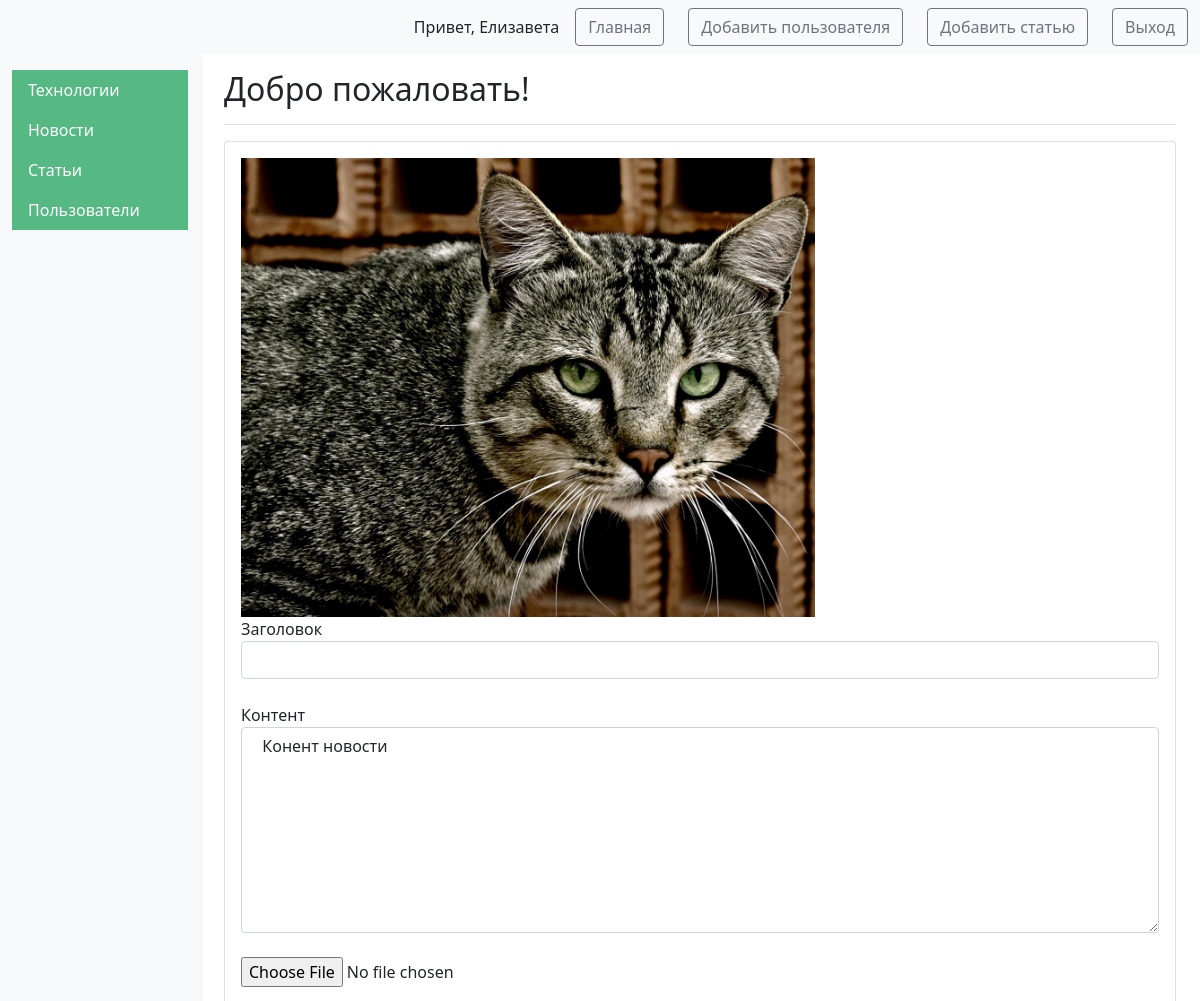
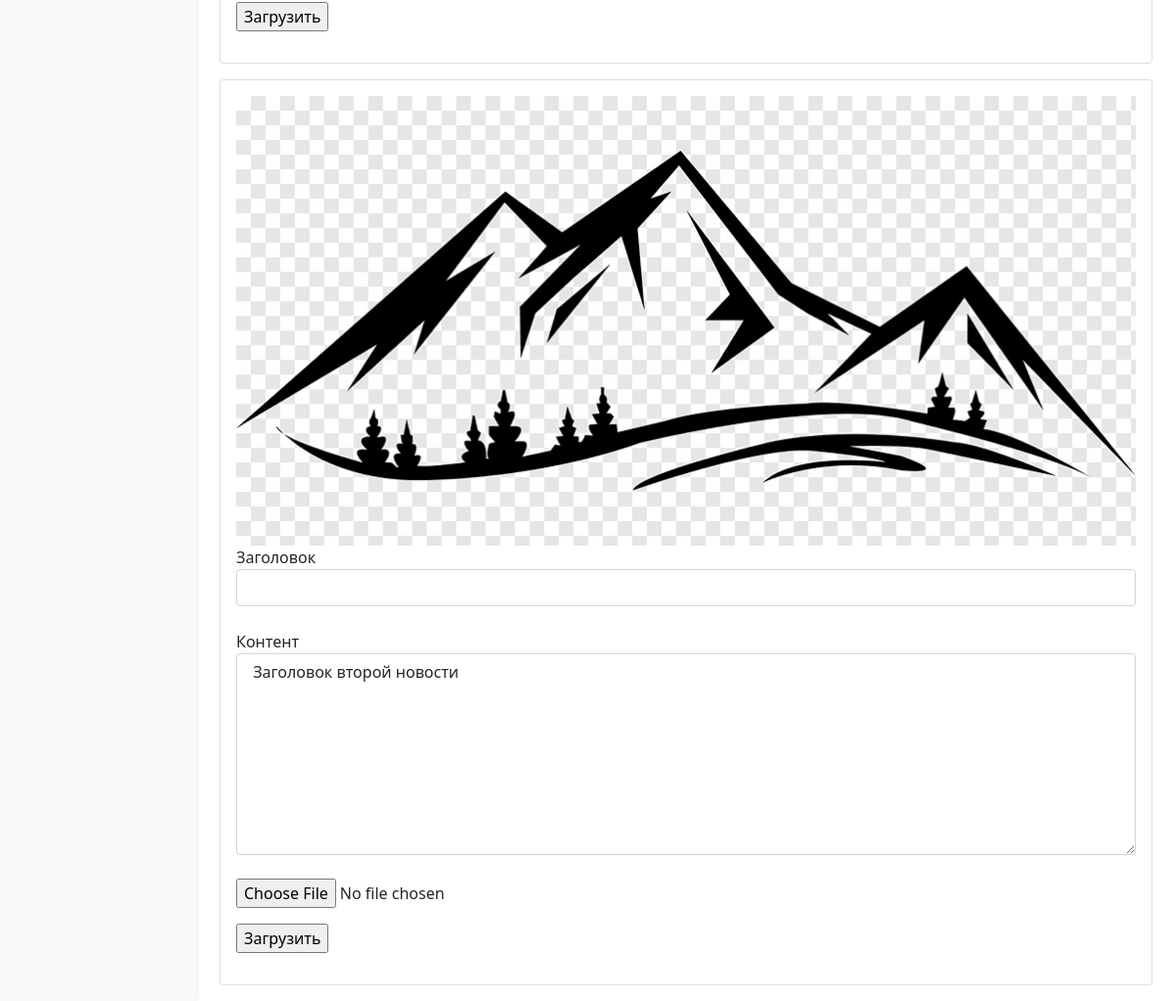
Screenshot of /news_admin (signed in) with the database file from the repository (2 pictures, top to bottom).
### tables this page shows
CREATE TABLE users (
    id INTEGER PRIMARY KEY AUTOINCREMENT,
    name TEXT NOT NULL,
    email TEXT NOT NULL,
    psw TEXT NOT NULL,
    is_admin INTEGER NOT NULL
);

CREATE TABLE news (
    id INTEGER PRIMARY KEY AUTOINCREMENT,
    content TEXT NOT NULL,
    img TEXT NOT NULL
);

### app.py (the view)
@app.route("/news_admin", methods=['GET'])
@login_required
def news_admin():
    if int(current_user.get_admin()) == 1:
        res = dbase.getNewsJSON()
        return render_template(
            "news_admin.html",
            posts=res,
            user_name=current_user.get_name(),
            is_admin=int(current_user.get_admin())
        )

### DataBase.py (called while the page is built)
    def getNewsJSON(self):
        sql = '''SELECT * FROM news'''
        try:
            self.__cur.execute(sql)
            res = self.__cur.fetchall()
            if res:
                blocks_list = [dict(ix) for ix in res]
                return blocks_list
        except:
            return False
        return []

    def getUser(self, user_id):
        try:
            self.__cur.execute(
                f"SELECT * FROM users WHERE id = {user_id} LIMIT 1")
            res = self.__cur.fetchone()
            if not res:
                print("Пользователь не найден")
                return False
            return res
        except sqlite3.Error as e:
            print("Ошибка получения из БД "+str(e))
        return False

### UserLogin.py (called while the page is built)
    def fromDB(self, user_id, db):
        self.__user = db.getUser(user_id)
        return self

    def get_name(self):
        return str(self.__user['name'])

    def get_admin(self):
        return str(self.__user['is_admin'])

### app.py (called while the page is built)
@app.before_request
def before_request():
    global dbase
    db = get_db()
    dbase = DataBase(db)

@login_manager.user_loader  # Загрузка пользователя
def load_user(user_id):
    return UserLogin().fromDB(user_id, dbase)

def connect_db():
    conn = sqlite3.connect(app.config['DATABASE'], check_same_thread=False)
    conn.row_factory = sqlite3.Row
    return conn

def get_db():
    if not hasattr(g, 'link_db'):
        g.link_db = connect_db()
    return g.link_db

### templates/news_admin.html (shortened to what this page needs)
<!DOCTYPE html>
<html lang="en">
<head>
    <link href="https://cdn.jsdelivr.net/npm/bootstrap@5.1.3/dist/css/bootstrap.min.css" rel="stylesheet">
</head>
<body>
    <nav class="navbar navbar-expand-lg navbar-light bg-light">
        <div class="container-fluid">
            <div class="d-flex align-items-center">
                <span class="me-3">Привет, {{user_name}}</span>
                <a href="{{ url_for('index') }}" class="btn btn-outline-secondary me-4">Главная</a>
                {% if is_admin == 1 %}
                <a class="btn btn-outline-secondary me-4" href="{{url_for('register')}}">Добавить пользователя</a>
                {% endif %}
                <a class="btn btn-outline-secondary me-4" href="{{url_for('addPost')}}">Добавить статью</a>
                <a href="{{ url_for('logout') }}" class="btn btn-outline-secondary">Выход</a>
            </div>
        </div>
    </nav>
    <div class="container-fluid">
        <div class="row">
            {% if is_admin == 1 %}
            <nav id="sidebarMenu" class="col-md-3 col-lg-2 d-md-block bg-light sidebar collapse">
                <div class="position-sticky pt-3">
                    <ul class="nav flex-column">
                        <li class="nav-item">
                            <a class="nav-link active" aria-current="page" href="{{ url_for('tech_admin') }}">
                                Технологии
                            </a>
                            <a class="nav-link active" aria-current="page" href="{{ url_for('news_admin') }}">
                                Новости
                            </a>
                            <a class="nav-link active" aria-current="page" href="{{ url_for('post_admin') }}">
                                Статьи
                            </a>
                            <a class="nav-link active" aria-current="page" href="{{ url_for('get_all_users') }}">
                                Пользователи
                            </a>
                        </li>
                    </ul>
                </div>
            </nav>
            {% endif %}
            <main class="col-md-9 ms-sm-auto col-lg-10 px-md-4">
                <div
                    class="d-flex justify-content-between flex-wrap flex-md-nowrap align-items-center pt-3 pb-2 mb-3 border-bottom">
                    <h1 class="h2">Добро пожаловать!</h1>
                </div>
                {% if posts == () %}
                <h5 class="card-title">Новостей пока нету</h5>
                {% else %}
                {% for post in posts %}
                <form action="{{url_for('updateNew')}}" method="POST" , enctype="multipart/form-data">
                    <div class="card mb-3">
                        <div class="card-body">
                            <img src=".{{ post['img'] }}" style="width: 762x; height: 459px; object-fit: cover;">
                            <label class="d-flex flex-column">Заголовок<input class="form-control" type="text"
                                    value="{{ post['summary'] }}" name="summary"> <br></label>
                            <label class="d-flex flex-column">Контент<textarea class="form-control"
                                    value="{{ post['content'] }}" name="content" rows="8"
                                    cols="55"> {{ post['content'] }}</textarea> <br></label>
                            <p><input type="file" name="img">
                            <p><input type="submit" value="Загрузить">
                        </div>
                    </div>
                </form>
                {% endfor %}
                {% endif %}
            </main>
        </div>
    </div>
</body>
</html>

### templates/news_admin.html (style rules this page uses)
#sidebarMenu { min-height: 100vh; box-shadow: 0 2px 5px rgba(0, 0, 0, 0.1); z-index: 1000; }
.sidebar .nav-link { border-radius: 0; color: #333; }
.sidebar .nav-link.active { background-color: #56B883; color: white; }

### rows the page displays
users: name "Елизавета"
news: img (placeholder picture), content "Конент новости"
news: img (picture), content "Заголовок второй новости"
